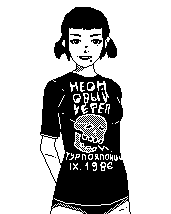
#> input picture img/translation/characters_standing_0.png, 171 x 214 px
$ python -i ocr_sprites.py   (imports and definitions only)
#> lines starting #> are read from the running program, lines starting #| are printed output that depends on the picture; after the words box and inside, x2 and y2 are one past the last pixel; in counts of white or black regions, pixels touching at a corner belong together
# /// script
# dependencies = ["rapidocr-onnxruntime", "numpy", "pillow"]
# ///
"""OCR every extracted sprite frame and record the text found in it.

Tab-separated output, one found text per line: <frame file name> <TAB> <text>

Usage:
  uv run pipeline/act/ocr_sprites.py [--sprites DIR] [--out FILE]   (usually `woh.py ocr`)
"""

import argparse
import re
import sys
from pathlib import Path

import numpy as np
from PIL import Image
from rapidocr_onnxruntime import RapidOCR

ROOT = Path(__file__).resolve().parent.parent.parent
SCALE = 4  # pixel-art text is unreadable at 1x
MIN_CONF = 0.5
CJK = re.compile(r"[぀-ヿ一-鿿]")
LATIN_WORD = re.compile(r"[^\W\d_]")


def is_text(text):
    return len(LATIN_WORD.findall(text)) >= 3 or len(CJK.findall(text)) >= 2


def prep(path):
    # Sprites are RGBA; composite on white so transparent pixels read as background.
    img = Image.open(path).convert("RGBA")
#> img is the input picture: PIL image 171x214 RGBA; mean R, G, B, A 28, 28, 28, 96.3
    canvas = Image.new("RGBA", img.size, (255, 255, 255, 255))
#> canvas: PIL image 171x214 RGBA; every value is 255
    canvas.alpha_composite(img)
    scaled = canvas.convert("RGB").resize(
        (img.width * SCALE, img.height * SCALE), Image.NEAREST
    )
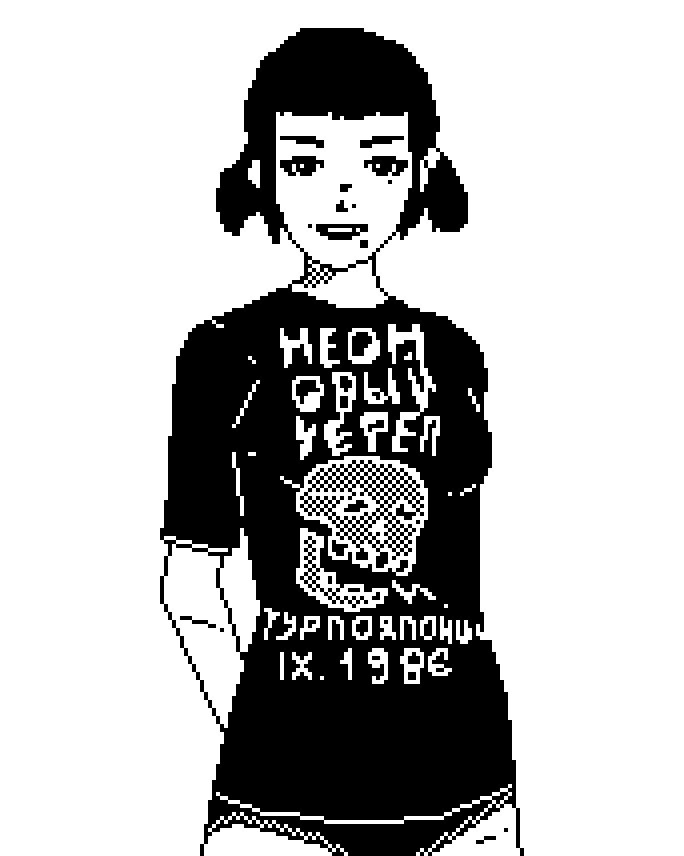
#> scaled: PIL image 684x856 RGB; 73.2% white; 34 black regions (7 under 20 px), largest, box (x1, y1, x2, y2) and area: (160, 28, 524, 856) 148080, (300, 460, 424, 568) 3952, (280, 156, 324, 176) 592
    return np.asarray(scaled)


def main():
    parser = argparse.ArgumentParser(
        description=__doc__, formatter_class=argparse.RawDescriptionHelpFormatter
    )
    parser.add_argument(
        "--sprites",
        type=Path,
        default=ROOT / "img" / "source",
        help="folder of extracted PNG frames",
    )
    parser.add_argument(
        "--out",
        type=Path,
        default=ROOT / "output" / "ocr_text.txt",
        help="output text file",
    )
    args = parser.parse_args()

    frames = sorted(args.sprites.glob("*.png"))
    if not frames:
        sys.exit(f"No PNG frames in {args.sprites}; run `woh.py extract` first.")

    engine = RapidOCR()
    with args.out.open("w", encoding="utf-8", newline="\n") as out:
        for i, frame in enumerate(frames, 1):
            result, _ = engine(prep(frame))
            for _, raw_text, conf in result or []:
                text = " ".join(raw_text.split())
                if (
                    conf >= MIN_CONF
                    and sum(ch.isalnum() for ch in text) >= 2
                    and is_text(text)
                ):
                    out.write(f"{frame.name}\t{text}\n")
            if i % 500 == 0:
                print(f"{i}/{len(frames)}", file=sys.stderr, flush=True)

    print(f"Wrote {args.out}", file=sys.stderr)


# [2 lines not run here, left out]

>>> result = prep('../../img/translation/characters_standing_0.png')

$ run again, on img/translation/unused/s_newgod_crop_0.png
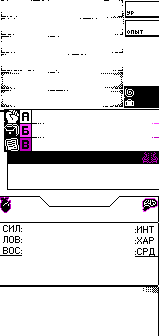
#> input picture img/translation/unused/s_newgod_crop_0.png, 163 x 336 px
#> in prep, img is the input picture: PIL image 163x336 RGBA; mean R, G, B, A 213.4, 212.2, 213.4, 233.2
#> in prep, `scaled = canvas.convert("RGB").resize( (img.width * SCALE, img.height ..`:
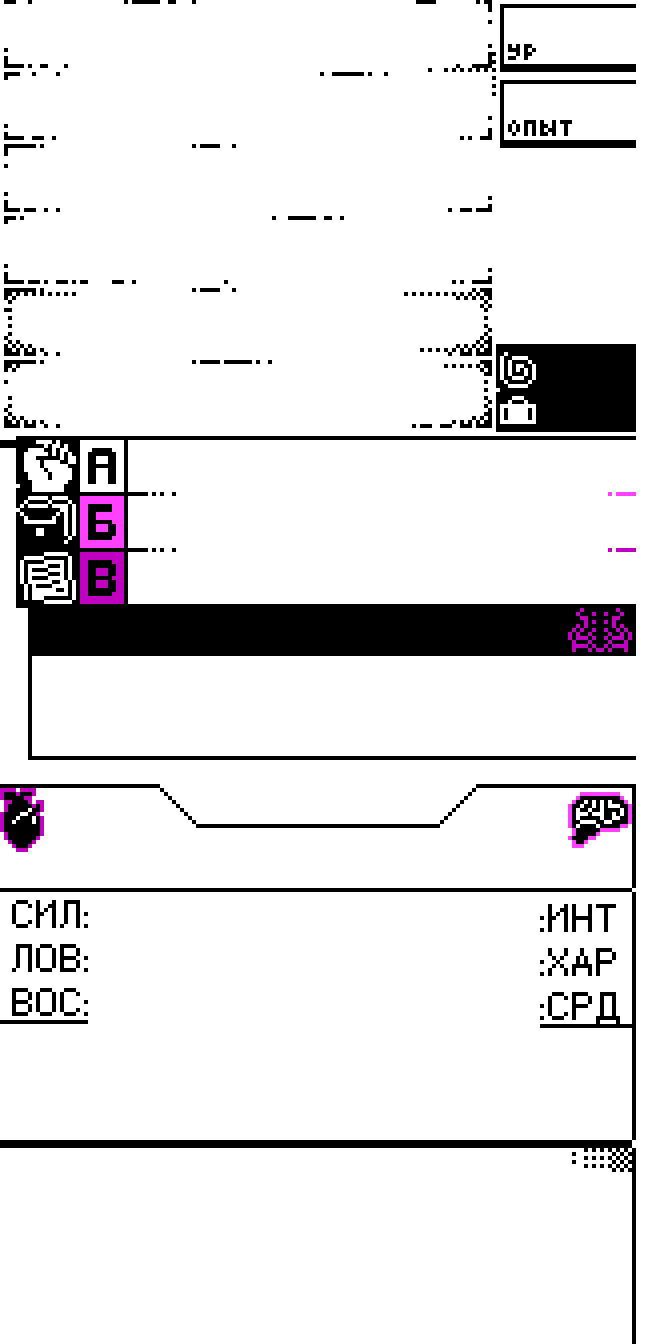
#> scaled: PIL image 652x1344 RGB; mean R, G, B 228.9, 227.7, 228.9
